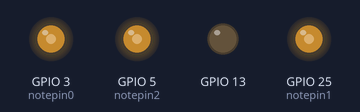
This sketch was run on a simulated ESP32. On the bench: output pins drawn as LEDs (lit = HIGH). What the sketch prints to the serial monitor is not drawn.

Above: at 2.05 s.
At 2.55 s:
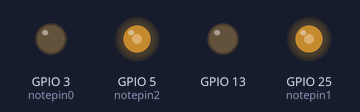
At 3.15 s:
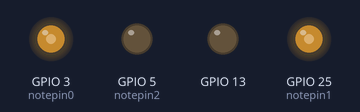
At 4.35 s:
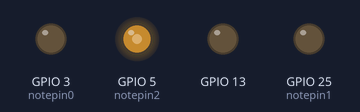
At 5.2 s:
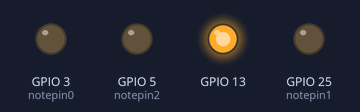
At 6.7 s:
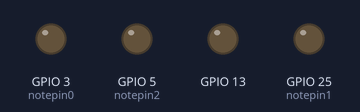
Timing chart, 0 to 8.1 s (numbered marks = the images above):
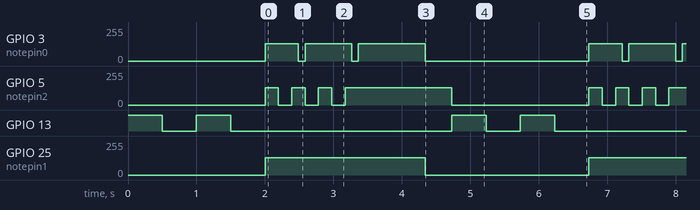

The sketch:

pkmn_caught_teensy.ino
```cpp
#include <pitches.h>

int melody0[] = {
NOTE_E4,
NOTE_FS4,
NOTE_GS4,
NOTE_GS4,
NOTE_GS4,
NOTE_B4,
NOTE_CS5,
NOTE_DS5,
NOTE_DS5,
NOTE_DS5,
NOTE_E5,
};

int start_time0[] = {
0.0,
194805.0,
389610.0,
584415.0,
681817.5,
779220.0,
974025.0,
1168830.0,
1363635.0,
1461037.5,
1558440.0,
};

int duration0[] = {
194805.0,
194805.0,
97402.5,
97402.5,
97402.5,
194805.0,
194805.0,
97402.5,
97402.5,
97402.5,
779220.0,
};

int melody1[] = {
NOTE_GS5,
NOTE_GS5,
NOTE_GS5,
NOTE_E5,
NOTE_E5,
NOTE_E5,
NOTE_B5,
NOTE_B5,
NOTE_B5,
NOTE_A5,
NOTE_A5,
NOTE_A5,
NOTE_GS5,
};

int start_time1[] = {
0.0,
194805.0,
292207.5,
389610.0,
584415.0,
681817.5,
779220.0,
974025.0,
1071427.5,
1168830.0,
1363635.0,
1461037.5,
1558440.0,
};

int duration1[] = {
194805.0,
97402.5,
97402.5,
194805.0,
97402.5,
97402.5,
194805.0,
97402.5,
97402.5,
194805.0,
97402.5,
97402.5,
779220.0,
};

int melody2[] = {
NOTE_B4,
NOTE_CS5,
NOTE_DS5,
NOTE_FS5,
NOTE_G5,
NOTE_GS5,
};

int start_time2[] = {
0.0,
389610.0,
779220.0,
1168830.0,
1363635.0,
1558440.0,
};

int duration2[] = {
194805.0,
194805.0,
194805.0,
194805.0,
194805.0,
1168830.0,
};


int main_cycle_usec = 10;
int master_time = 0;

int notepin0 = 3;
int notepin2 = 5;
int notepin1 = 25;

int elapsed0 = 0;
int elapsed1 = 0;
int elapsed2 = 0;

int state0 = 0;
int state1 = 0;
int state2 = 0;

void setup() {
  Serial.begin(9600);
  pinMode(13, OUTPUT);
  pinMode(notepin0, OUTPUT);
  pinMode(notepin1, OUTPUT);
  pinMode(notepin2, OUTPUT);

  digitalWrite(13, HIGH);
  delay(500);
  digitalWrite(13, LOW);
  delay(500);
  digitalWrite(13, HIGH);
  delay(500);
  digitalWrite(13, LOW);
  delay(500);
//  tone(3, 40);
//  tone(9, 440);

}

float current_time;

int size0 = sizeof(melody0)/sizeof(melody0[0]);
int size1 = sizeof(melody1)/sizeof(melody1[0]);
int size2 = sizeof(melody2)/sizeof(melody2[0]);


void loop() {
  Serial.println(size0);
  Serial.println(size1);
  Serial.println(size2);

  int usec2 = 0;//(1000000/freq2)/2;

  int end0 = 0;
  int end1 = 0;
  int end2 = 0;

  int i = -1;
  int j = -1;
  int k = -1;

  int note0_active = 0;
  float note0_start = 0;
  float note0_end = micros();
  float wait_time0 = 0;

  int note1_active = 0;
  float note1_start = 0;
  float note1_end = micros();
  float wait_time1 = 0;

  int note2_active = 0;
  float note2_start = 0;
  float note2_end = micros();
  float wait_time2 = 0;

  float start_time = micros();

  while(1){

    current_time = micros();


    // ### VOICE 0 ### //

    if (!note0_active){
      // Check if voice is already done, do nothing if True
      if (end0){
        i;
      }
      // Check if note needs to start
      else if ((current_time - note0_end) >= wait_time0){
        i++;
//        Serial.print("I: ");
//        Serial.println(i);
        note0_active = 1;
        analogWriteFrequency(notepin0, melody0[i]);
        analogWrite(notepin0, 128);
        note0_start = micros();
      }
    }
    else{
      // Check if note needs to end
      if ((current_time - note0_start) >= duration0[i]){
        note0_active = 0;
        analogWrite(notepin0, 0);

        // Check if already at song end
        if (i+1 == size0){
//          Serial.println("END0");
          end0 = 1;
        }
        else{
          note0_end = micros();
          wait_time0 = start_time0[i+1] - (start_time0[i] + duration0[i]); // consider hardcoding this to reduce cycle time
        }
      }
    }


    // ### VOICE 1 ### //

    if (!note1_active){
      // Check if voice is already done, do nothing if True
      if (end1){
        j;
      }
      // Check if note needs to start
      else if ((current_time - note1_end) >= wait_time1){
        j++;
//        Serial.print("J: ");
//        Serial.println(j);
        note1_active = 1;
        analogWriteFrequency(notepin1, melody1[j]);
        analogWrite(notepin1, 128);
        note1_start = micros();
      }
    }
    else{
      // Check if note needs to end
      if ((current_time - note1_start) >= duration1[j]){
        note1_active = 0;
        analogWrite(notepin1, 0);

        // Check if already at song end
        if (j+1 == size1){
//          Serial.println("END1");
          end1 = 1;
        }
        else{
          note1_end = micros();
          wait_time1 = start_time1[j+1] - (start_time1[j] + duration1[j]); // consider hardcoding this to reduce cycle time
        }
      }
    }


    // ### VOICE 2 ### //

    if (!note2_active){
      // Check if voice is already done, do nothing if True
      if (end2){
        k;
      }
      // Check if note needs to start
      else if ((current_time - note2_end) >= wait_time2){
        k++;
//        Serial.print("k: ");
//        Serial.println(k);
        note2_active = 1;
        analogWriteFrequency(notepin2, melody2[k]);
        analogWrite(notepin2, 128);
        note2_start = micros();
      }
    }
    else{
      // Check if note needs to end
      if ((current_time - note2_start) >= duration2[k]){
        note2_active = 0;
        analogWrite(notepin2, 0);

        // Check if already at song end
        if (k+1 == size2){
//          Serial.println("END2");
          end2 = 1;
        }
        else{
          note2_end = micros();
          wait_time2 = start_time2[k+1] - (start_time2[k] + duration2[k]); // consider hardcoding this to reduce cycle time
        }
      }
    }
//
//    if (!note2_active){
//      // Check if voice is already done, do nothing if True
//      if (end2){
//        k;
//      }
//      // Check if note needs to start
//      else if ((current_time - note2_end) >= wait_time2){
//        k++;
////        Serial.print("K: ");
////        Serial.println(k);
//        note2_active = 1;
//        digitalWrite(notepin2, HIGH);
//        elapsed2 = 0;
//        note2_start = micros();
//        usec2 = (1000000/melody2[k])/2;
//      }
//    }
//    else{
//      // Check if note needs to end
//      if ((current_time - note2_start) >= duration2[k]){
//        note2_active = 0;
//        digitalWrite(notepin2, LOW);
//
//        // Check if already at song end
//        if (k+1 == size2){
////          Serial.println("END2");
//          end2 = 1;
//        }
//        else{
//          note2_end = micros();
//          wait_time2 = start_time2[k+1] - (start_time2[k] + duration2[k]); // consider hardcoding this to reduce cycle time
//        }
//      }

//      // If didn't end, check proper note state and set if needed
//      if (elapsed2 > usec2){
//        state2 = !state2;
//        digitalWrite(notepin2, state2);
//        elapsed2 = 0;
//      }
//    }

    // If all voices are finished, break out of while loop and play song again
    if (end0 & end1 & end2){
      break;
    }

//    elapsed2 += main_cycle_usec;
    delayMicroseconds(main_cycle_usec);
  }

  digitalWrite(13, HIGH);
  delay(500);
  digitalWrite(13, LOW);
  delay(500);
  digitalWrite(13, HIGH);
  delay(500);
  digitalWrite(13, LOW);
  delay(500);
}
```

Measured:
- by itself, GPIO 3 (notepin0): repeats every 4.7 s: 0/255 0.10 s, 128/255 0.68 s, 0/255 0.10 s, 128/255 0.97 s, 0/255 2.4 s, 128/255 0.49 s
- by itself, GPIO 5 (notepin2): repeats every 4.7 s: 2 × (0/255 0.19 s, 128/255 0.19 s), 0/255 0.19 s, 128/255 1.6 s, 0/255 2.0 s, 128/255 0.19 s
- by itself, GPIO 13: repeats every 4.7 s: HIGH 0.50 s, LOW 3.2 s, HIGH 0.50 s, LOW 0.50 s
- by itself, GPIO 25 (notepin1): alternates 128/255 for 2.3 s and 0/255 for 2.4 s
